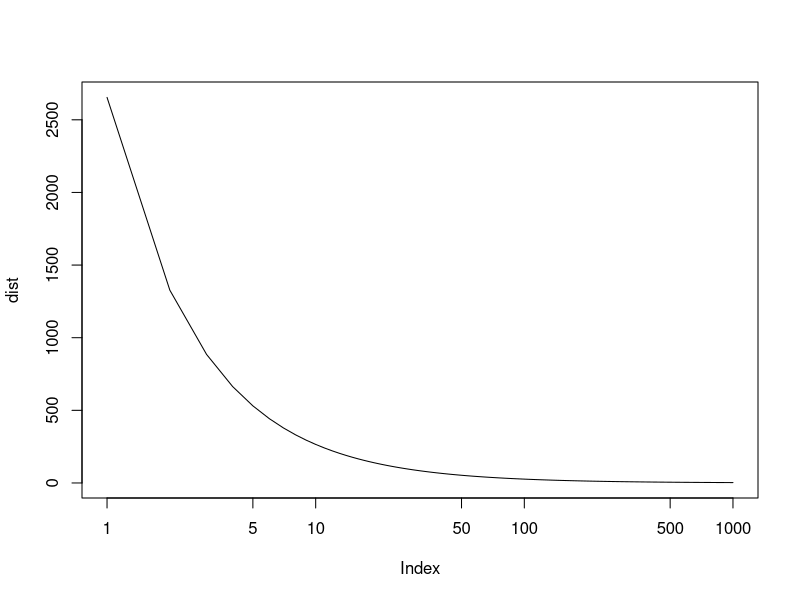

Here is the R script that generated this plot:
# the setup ---------------------------------------------------------------

x <- c(
    0.324,
    0.177,
    0.163,
    0.317,
    0.174,
    0.321,
    0.115,
    0.108,
    0.133
)

n <- 10
a <- n
xMin <- 0.1

b <- 0; for (i in 1:length(x)) {
    b <- b + log(x[i])
}; b <- b - n*log(xMin)

aGam <- factorial(a-1)

# Q3  ---------------------------------------------------------------------

dist <- 0
trials <- 1000

for (y in 1:trials) {
    dist[y] <- (b^a) / (aGam * y)
}

plot(dist, log="x", type='l')